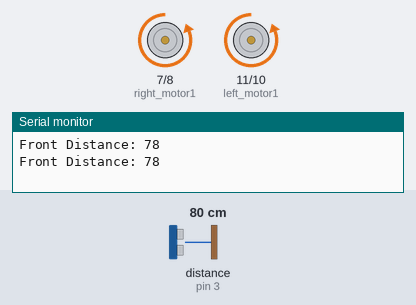
This sketch was run on a simulated Arduino Uno, built with avr-gcc and run on an emulated ATmega328P. On the bench: motor-driver pin pairs drawn as motors (green arrow = first pin HIGH = forward, orange = second pin HIGH = backward, longer = more drive), the last lines printed to the serial monitor. Wiring (inferred from the names in the program): ultrasonic range finder: trigger pin 4; echo pin 3. The test bench sets the inputs (shaded band); at power-on: distance to the obstacle (sensor on pin 3) 80 cm. The echo pulse lasts 58.3 µs per cm.

Above: at 2.5 s.
2.6 s: distance to the obstacle (sensor on pin 3) set to 18 cm
At 3.5 s:
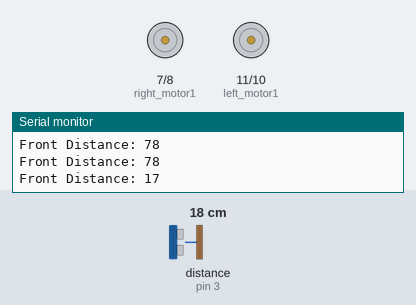
6.1 s: distance to the obstacle (sensor on pin 3) set to 15 cm
At 10.5 s:
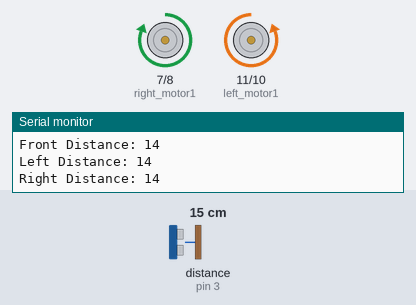
15.7 s: distance to the obstacle (sensor on pin 3) set to 2 cm
At 16.67 s:
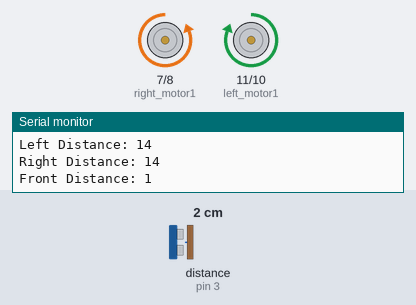
Timing chart, 0 to 20.9 s (numbered marks = the images above; inputs shaded):
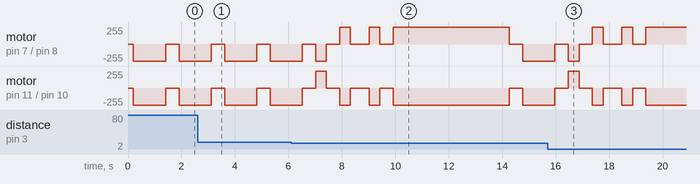

The sketch:

Rover.ino
```cpp
#define left_motor1 11
#define left_motor2 10
#define right_motor1 7
#define right_motor2 8

#define sonar_trig 4
#define sonar_echo 3

// settings


// cell movement time
const int cell_time = 1200;

// turning times
const int turn90time = 400;
const int turn180time = 4350;

// distance to wall
const int wall_distance = 15; // cm


void setup() {

  pinMode(left_motor1, OUTPUT);
  pinMode(left_motor2, OUTPUT);

  pinMode(right_motor1, OUTPUT);
  pinMode(right_motor2, OUTPUT);

  pinMode(sonar_trig, OUTPUT);
  pinMode(sonar_echo, INPUT);

  Serial.begin(9600);
}


void loop() {

  mazeLogic();

}

// maze
void mazeLogic() {

  int frontDistance = getDistance();

  Serial.print("Front Distance: ");
  Serial.println(frontDistance);

  if (frontDistance > wall_distance) {

    moveOneCell();

  }

// check left
  else {

    stopMotors();
    rotate90left();

    int leftDistance = getDistance();

    Serial.print("Left Distance: ");
    Serial.println(leftDistance);

    if (leftDistance > wall_distance) {

      moveOneCell();

    }

// check right
    else {

      rotate90right();
      stopMotors();
      delay(200);
      rotate90right();

      int rightDistance = getDistance();

      Serial.print("Right Distance: ");
      Serial.println(rightDistance);


      if (rightDistance > wall_distance) {

        moveOneCell();

      }

      else {

        rotate180();
        moveOneCell();

      }
    }
  }
}

// SONAR

int getDistance() {

  digitalWrite(sonar_trig, LOW);
  delayMicroseconds(2);

  digitalWrite(sonar_trig, HIGH);
  delayMicroseconds(10);

  digitalWrite(sonar_trig, LOW);

  long duration = pulseIn(sonar_echo, HIGH);


  int distance = duration * 0.034 / 2;

  return distance;
}


// MOVEMENT

void stopMotors() {

  digitalWrite(left_motor1, LOW);
  digitalWrite(left_motor2, LOW);

  digitalWrite(right_motor1, LOW);
  digitalWrite(right_motor2, LOW);
}

void moveOneCell() {

  stopMotors();
  delay(200);

  digitalWrite(left_motor1, LOW);
  digitalWrite(left_motor2, HIGH);

  digitalWrite(right_motor1, LOW);
  digitalWrite(right_motor2, HIGH);

  delay(cell_time);

  stopMotors();
  delay(300);
}


void rotate90right() {

  stopMotors();
  delay(200);

  digitalWrite(left_motor1, LOW);
  digitalWrite(left_motor2, HIGH);

  digitalWrite(right_motor1, HIGH);
  digitalWrite(right_motor2, LOW);

  delay(turn90time);

  stopMotors();
  delay(300);
}


void rotate90left() {

  stopMotors();
  delay(200);

  digitalWrite(left_motor1, HIGH);
  digitalWrite(left_motor2, LOW);

  digitalWrite(right_motor1, LOW);
  digitalWrite(right_motor2, HIGH);

  delay(turn90time);

  stopMotors();
  delay(300);
}


void rotate180() {

  stopMotors();
  delay(200);

  digitalWrite(left_motor1, LOW);
  digitalWrite(left_motor2, HIGH);

  digitalWrite(right_motor1, HIGH);
  digitalWrite(right_motor2, LOW);

  delay(turn180time);

  stopMotors();
  delay(300);
}
```

Measured:
- the behaviour switches between 17 and 16 cm on distance to the obstacle (sensor on pin 3) (found by bisection; images 1 and 2)
